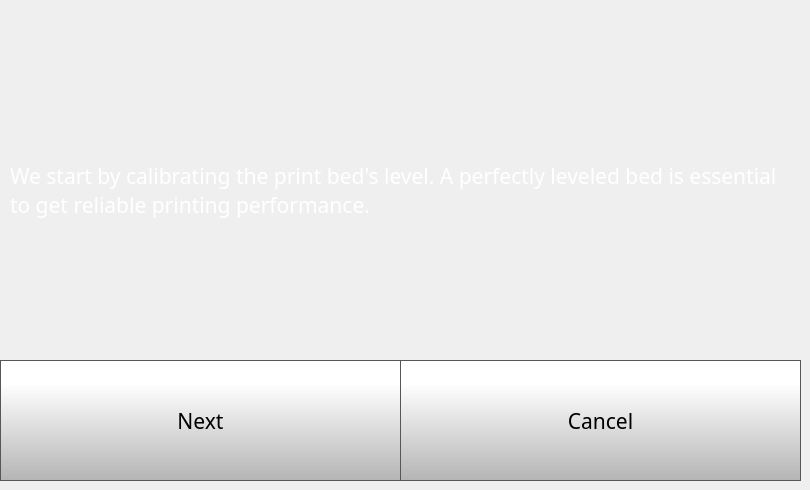
    <widget class="QWidget" name="quickStep1Page">
     <widget class="QPushButton" name="quickStep1CancelButton">
      <property name="geometry">
       <rect>
        <x>400</x>
        <y>360</y>
        <width>401</width>
        <height>121</height>
       </rect>
      </property>
      <property name="font">
       <font>
        <family>Gotham</family>
        <pointsize>16</pointsize>
       </font>
      </property>
      <property name="styleSheet">
       <string notr="true">QPushButton {
     border: 1px solid rgb(87, 87, 87);
	background-color: qlineargradient(spread:pad, x1:0, y1:1, x2:0, y2:0.188, stop:0 rgba(180, 180, 180, 255), stop:1 rgba(255, 255, 255, 255));


}

QPushButton:pressed {
    background-color: qlineargradient(x1: 0, y1: 0, x2: 0, y2: 1,
                                      stop: 0 #dadbde, stop: 1 #f6f7fa);
}

QPushButton:flat {
    border: none; /* no border for a flat push button */
}

QPushButton:default {
    border-color: navy; /* make the default button prominent */
}

QPushButton:focus {
	outline: none;
}</string>
      </property>
      <property name="text">
       <string>Cancel</string>
      </property>
      <property name="iconSize">
       <size>
        <width>40</width>
        <height>40</height>
       </size>
      </property>
     </widget>
     <widget class="QPushButton" name="quickStep1NextButton">
      <property name="geometry">
       <rect>
        <x>0</x>
        <y>360</y>
        <width>401</width>
        <height>121</height>
       </rect>
      </property>
      <property name="font">
       <font>
        <family>Gotham</family>
        <pointsize>16</pointsize>
       </font>
      </property>
      <property name="styleSheet">
       <string notr="true">QPushButton {
     border: 1px solid rgb(87, 87, 87);
	background-color: qlineargradient(spread:pad, x1:0, y1:1, x2:0, y2:0.188, stop:0 rgba(180, 180, 180, 255), stop:1 rgba(255, 255, 255, 255));


}

QPushButton:pressed {
    background-color: qlineargradient(x1: 0, y1: 0, x2: 0, y2: 1,
                                      stop: 0 #dadbde, stop: 1 #f6f7fa);
}

QPushButton:flat {
    border: none; /* no border for a flat push button */
}

QPushButton:default {
    border-color: navy; /* make the default button prominent */
}

QPushButton:focus {
	outline: none;
}</string>
      </property>
      <property name="text">
       <string>Next</string>
      </property>
      <property name="iconSize">
       <size>
        <width>40</width>
        <height>40</height>
       </size>
      </property>
     </widget>
     <widget class="QLabel" name="calibrateLabel_6">
      <property name="geometry">
       <rect>
        <x>10</x>
        <y>90</y>
        <width>781</width>
        <height>201</height>
       </rect>
      </property>
      <property name="font">
       <font>
        <family>Gotham</family>
        <pointsize>16</pointsize>
        <bold>false</bold>
       </font>
      </property>
      <property name="styleSheet">
       <string notr="true">color: rgb(255, 255, 255);</string>
      </property>
      <property name="text">
       <string>We start by calibrating the print bed's level. A perfectly leveled bed is essential to get reliable printing performance.</string>
      </property>
      <property name="wordWrap">
       <bool>true</bool>
      </property>
     </widget>
    </widget>
